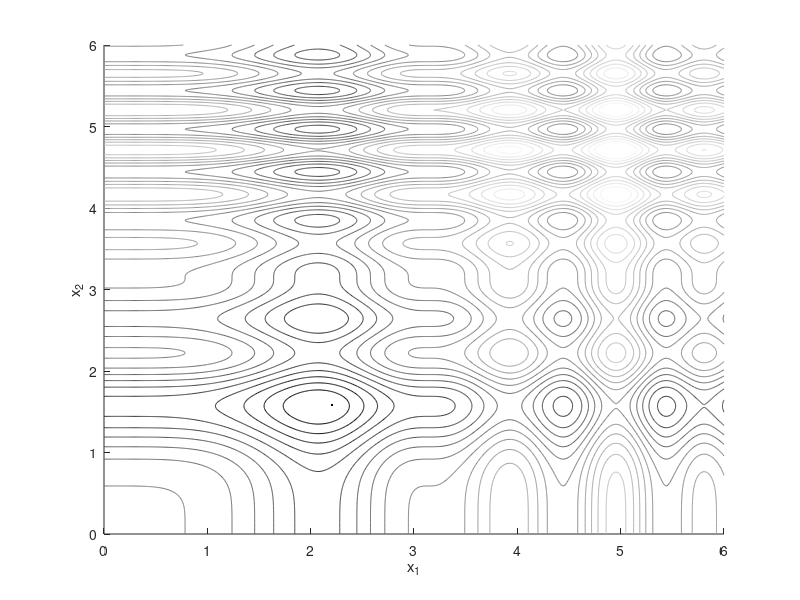
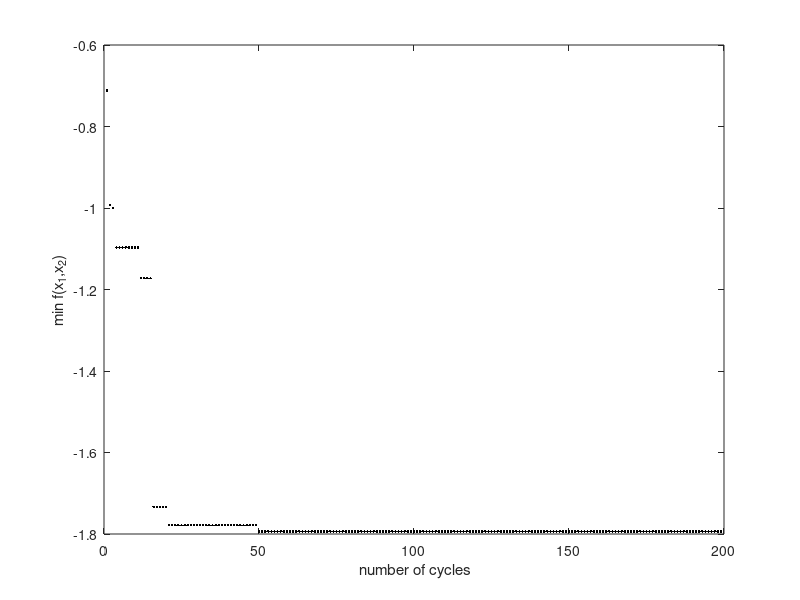

Write MATLAB code to recreate these figures, in order.
% A code for simlower_boundated annealing algorithm to optimization of function
% writen by Faramarz Faghihi
clear all
lower_bound = 0; % lower bound of design variables
higher_bound = 6; % higher bound of design variables
x = [lower_bound:0.01:higher_bound];
y = [lower_bound:0.01:higher_bound];
for i=1:length(x)
    for j=1:length(y)
        f(i,j) = -sin(y(j))*sin(y(j)^2/pi)^2-sin(x(i))*sin(2*x(i)^2/pi)^2;
    end
end

figure(1);clf;hold on
contour(x,y,f,20)
xlabel('x_1')
ylabel('x_2')

axis([lower_bound higher_bound lower_bound higher_bound])
colormap(gray)

c = .5; % temperature reduction factor
n = 50; % number of iterations before temperature reduction 

% estimating the value of T
x1 = lower_bound+rand(10,1)*higher_bound; % ten random numbers are generated for x1
x2 = lower_bound+rand(10,1)*higher_bound; % ten random numbers are generated for x2

f = -sin(x1).*sin(x1.^2/pi).^2-sin(x2).*sin(2*x2.^2/pi).^2;
T = abs(mean(f));

p = 1; %cycle number
i = 1; %iteration number
Vicinity_Radius = 2;


X = lower_bound+(higher_bound-lower_bound)*rand(2,1);
X_best = X;
fbest(1) = 1000;

while p<200
    f = -sin(X(1)).*sin(X(1).^2/pi).^2-sin(X(2)).*sin(2*X(2).^2/pi).^2;
    
    X_new(1) = max(X(1)-Vicinity_Radius,lower_bound)+rand*(min(X(1)+Vicinity_Radius,higher_bound)-max(X(1)-Vicinity_Radius,lower_bound));
    X_new(2) = max(X(2)-Vicinity_Radius,lower_bound)+rand*(min(X(2)+Vicinity_Radius,higher_bound)-max(X(2)-Vicinity_Radius,lower_bound));
       
    f_new = -sin(X_new(1)).*sin(X_new(1).^2/pi).^20-sin(X_new(2)).*sin(2*X_new(2).^2/pi).^20;
    
    % accept or reject X_new using Metropolis criterion
    if f_new<f
        X = X_new;
                      if f_new<min(fbest)
            X_best = X;
            fbest(p) = min(min(fbest),f_new);
        end
        
    elseif exp(-(f_new-f)/T)<rand
        X = X_new;
    end
    
        
    i = i+1;
    
    if i>=n
        fbest(p) = min(fbest);
        p = p+1;
        i = 1;
        T = c*T;
    end
end

X_best

figure(1)
plot(X_best(1),X_best(2),'k.')
figure(2)
plot(fbest,'k.')
xlabel(' number of cycles')
ylabel('min f(x_1,x_2)')

